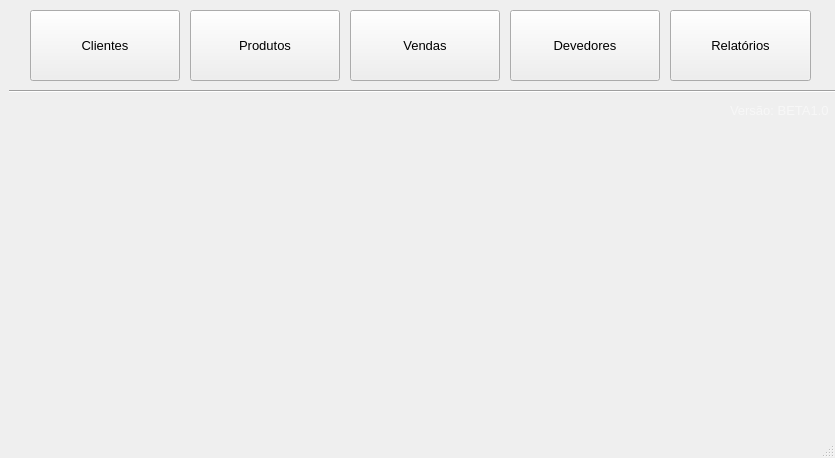
<?xml version="1.0" encoding="UTF-8"?>
<ui version="4.0">
 <class>FormPrincipal</class>
 <widget class="QMainWindow" name="FormPrincipal">
  <property name="geometry">
   <rect>
    <x>0</x>
    <y>0</y>
    <width>835</width>
    <height>458</height>
   </rect>
  </property>
  <property name="sizePolicy">
   <sizepolicy hsizetype="Maximum" vsizetype="Maximum">
    <horstretch>0</horstretch>
    <verstretch>0</verstretch>
   </sizepolicy>
  </property>
  <property name="windowTitle">
   <string>Sistema de Vendas - KAIRÓS</string>
  </property>
  <property name="windowIcon">
   <iconset>
    <normaloff>../../img/PGKairos1.png</normaloff>../../img/PGKairos1.png</iconset>
  </property>
  <property name="toolTip">
   <string/>
  </property>
  <property name="styleSheet">
   <string notr="true"/>
  </property>
  <property name="iconSize">
   <size>
    <width>60</width>
    <height>60</height>
   </size>
  </property>
  <widget class="QWidget" name="centralwidget">
   <widget class="Line" name="line">
    <property name="geometry">
     <rect>
      <x>9</x>
      <y>83</y>
      <width>1000</width>
      <height>16</height>
     </rect>
    </property>
    <property name="orientation">
     <enum>Qt::Horizontal</enum>
    </property>
   </widget>
   <widget class="QPushButton" name="btnCadastrarCliente">
    <property name="geometry">
     <rect>
      <x>30</x>
      <y>10</y>
      <width>150</width>
      <height>71</height>
     </rect>
    </property>
    <property name="sizePolicy">
     <sizepolicy hsizetype="Minimum" vsizetype="Maximum">
      <horstretch>0</horstretch>
      <verstretch>0</verstretch>
     </sizepolicy>
    </property>
    <property name="maximumSize">
     <size>
      <width>150</width>
      <height>100</height>
     </size>
    </property>
    <property name="font">
     <font>
      <family>Tahoma</family>
      <pointsize>10</pointsize>
     </font>
    </property>
    <property name="toolTip">
     <string>&lt;html&gt;&lt;head/&gt;&lt;body&gt;&lt;p&gt;Aqui você pode cadastrar clientes.&lt;/p&gt;&lt;/body&gt;&lt;/html&gt;</string>
    </property>
    <property name="statusTip">
     <string/>
    </property>
    <property name="text">
     <string>Clientes</string>
    </property>
    <property name="icon">
     <iconset>
      <normaloff>../../img/cadastrar usuario.png</normaloff>../../img/cadastrar usuario.png</iconset>
    </property>
    <property name="iconSize">
     <size>
      <width>60</width>
      <height>60</height>
     </size>
    </property>
   </widget>
   <widget class="QPushButton" name="btnCadastrarProduto">
    <property name="geometry">
     <rect>
      <x>190</x>
      <y>10</y>
      <width>150</width>
      <height>71</height>
     </rect>
    </property>
    <property name="maximumSize">
     <size>
      <width>150</width>
      <height>100</height>
     </size>
    </property>
    <property name="font">
     <font>
      <family>Tahoma</family>
      <pointsize>10</pointsize>
     </font>
    </property>
    <property name="toolTip">
     <string>&lt;html&gt;&lt;head/&gt;&lt;body&gt;&lt;p&gt;Aqui você pode listar os clientes cadastrados.&lt;/p&gt;&lt;/body&gt;&lt;/html&gt;</string>
    </property>
    <property name="text">
     <string>Produtos</string>
    </property>
    <property name="icon">
     <iconset>
      <normaloff>../../img/cadastrar produtos.png</normaloff>../../img/cadastrar produtos.png</iconset>
    </property>
    <property name="iconSize">
     <size>
      <width>60</width>
      <height>60</height>
     </size>
    </property>
   </widget>
   <widget class="QLabel" name="imgPrincipal">
    <property name="geometry">
     <rect>
      <x>-100</x>
      <y>100</y>
      <width>941</width>
      <height>341</height>
     </rect>
    </property>
    <property name="text">
     <string/>
    </property>
    <property name="pixmap">
     <pixmap>../../img/PGKairosIcone.png</pixmap>
    </property>
    <property name="alignment">
     <set>Qt::AlignJustify|Qt::AlignVCenter</set>
    </property>
   </widget>
   <widget class="QPushButton" name="btnVenda">
    <property name="geometry">
     <rect>
      <x>350</x>
      <y>10</y>
      <width>150</width>
      <height>71</height>
     </rect>
    </property>
    <property name="sizePolicy">
     <sizepolicy hsizetype="Expanding" vsizetype="Expanding">
      <horstretch>0</horstretch>
      <verstretch>0</verstretch>
     </sizepolicy>
    </property>
    <property name="maximumSize">
     <size>
      <width>150</width>
      <height>100</height>
     </size>
    </property>
    <property name="font">
     <font>
      <family>Tahoma</family>
      <pointsize>10</pointsize>
     </font>
    </property>
    <property name="toolTip">
     <string>&lt;html&gt;&lt;head/&gt;&lt;body&gt;&lt;p&gt;Aqui você pode listar os clientes cadastrados.&lt;/p&gt;&lt;/body&gt;&lt;/html&gt;</string>
    </property>
    <property name="text">
     <string>Vendas</string>
    </property>
    <property name="icon">
     <iconset>
      <normaloff>../../img/loja.png</normaloff>../../img/loja.png</iconset>
    </property>
    <property name="iconSize">
     <size>
      <width>60</width>
      <height>60</height>
     </size>
    </property>
   </widget>
   <widget class="QPushButton" name="btnContasAReceber">
    <property name="geometry">
     <rect>
      <x>510</x>
      <y>10</y>
      <width>150</width>
      <height>71</height>
     </rect>
    </property>
    <property name="sizePolicy">
     <sizepolicy hsizetype="Expanding" vsizetype="Expanding">
      <horstretch>0</horstretch>
      <verstretch>0</verstretch>
     </sizepolicy>
    </property>
    <property name="maximumSize">
     <size>
      <width>150</width>
      <height>100</height>
     </size>
    </property>
    <property name="font">
     <font>
      <family>Tahoma</family>
      <pointsize>10</pointsize>
     </font>
    </property>
    <property name="toolTip">
     <string>&lt;html&gt;&lt;head/&gt;&lt;body&gt;&lt;p&gt;Aqui você pode listar os clientes cadastrados.&lt;/p&gt;&lt;/body&gt;&lt;/html&gt;</string>
    </property>
    <property name="text">
     <string>Devedores</string>
    </property>
    <property name="icon">
     <iconset>
      <normaloff>../../img/contas a receber.png</normaloff>../../img/contas a receber.png</iconset>
    </property>
    <property name="iconSize">
     <size>
      <width>60</width>
      <height>60</height>
     </size>
    </property>
   </widget>
   <widget class="QPushButton" name="btnRelatorios">
    <property name="geometry">
     <rect>
      <x>670</x>
      <y>10</y>
      <width>141</width>
      <height>71</height>
     </rect>
    </property>
    <property name="sizePolicy">
     <sizepolicy hsizetype="Expanding" vsizetype="Expanding">
      <horstretch>0</horstretch>
      <verstretch>0</verstretch>
     </sizepolicy>
    </property>
    <property name="maximumSize">
     <size>
      <width>150</width>
      <height>100</height>
     </size>
    </property>
    <property name="font">
     <font>
      <family>Tahoma</family>
      <pointsize>10</pointsize>
     </font>
    </property>
    <property name="toolTip">
     <string>&lt;html&gt;&lt;head/&gt;&lt;body&gt;&lt;p&gt;Aqui você pode listar os clientes cadastrados.&lt;/p&gt;&lt;/body&gt;&lt;/html&gt;</string>
    </property>
    <property name="text">
     <string>Relatórios</string>
    </property>
    <property name="icon">
     <iconset>
      <normaloff>../../img/relatorioVenda.png</normaloff>../../img/relatorioVenda.png</iconset>
    </property>
    <property name="iconSize">
     <size>
      <width>60</width>
      <height>60</height>
     </size>
    </property>
   </widget>
   <widget class="QLabel" name="label">
    <property name="geometry">
     <rect>
      <x>730</x>
      <y>100</y>
      <width>101</width>
      <height>20</height>
     </rect>
    </property>
    <property name="font">
     <font>
      <pointsize>10</pointsize>
     </font>
    </property>
    <property name="styleSheet">
     <string notr="true">color: rgb(247, 247, 247);</string>
    </property>
    <property name="text">
     <string>Versão: BETA1.0</string>
    </property>
   </widget>
  </widget>
  <widget class="QStatusBar" name="statusbar"/>
 </widget>
 <tabstops>
  <tabstop>btnCadastrarCliente</tabstop>
 </tabstops>
 <resources/>
 <connections/>
</ui>
